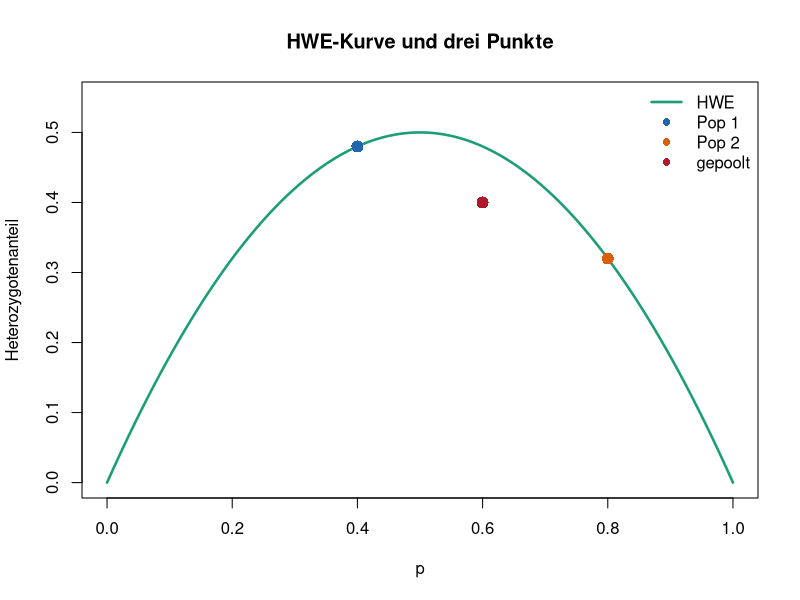

Here is the R script that generated this plot:
## ---- chunk 1
pop1 <- data.frame(AA = 16, AB = 48, BB = 36)
pop2 <- data.frame(AA = 64, AB = 32, BB = 4)
## ---- chunk 2
zusammenfassen <- function(d) {
  n <- d$AA + d$AB + d$BB
  p <- (2 * d$AA + d$AB) / (2 * n)
  data.frame(
    n = n,
    p = p,
    f_AA = d$AA / n,
    f_AB = d$AB / n,
    f_BB = d$BB / n,
    hwe_AA = p^2,
    hwe_AB = 2 * p * (1 - p),
    hwe_BB = (1 - p)^2
  )
}

zusammenfassen(pop1)
zusammenfassen(pop2)
## ---- chunk 3
pool <- pop1 + pop2
zusammenfassen(pool)
## ---- chunk 4
#| fig-height: 4.4
#| fig-width: 7
p_grid <- seq(0, 1, length.out = 201)
plot(p_grid, 2 * p_grid * (1 - p_grid), type = "l", lwd = 2.5,
     col = "#1b9e77", ylim = c(0, 0.55),
     xlab = "p", ylab = "Heterozygotenanteil",
     main = "HWE-Kurve und drei Punkte")
punkte <- rbind(
  zusammenfassen(pop1),
  zusammenfassen(pop2),
  zusammenfassen(pool)
)
points(punkte$p, punkte$f_AB, pch = 16, cex = 1.6,
       col = c("#2166ac", "#d95f02", "#b2182b"))
legend("topright", c("HWE", "Pop 1", "Pop 2", "gepoolt"),
       col = c("#1b9e77", "#2166ac", "#d95f02", "#b2182b"),
       lwd = c(2.5, NA, NA, NA), pch = c(NA, 16, 16, 16), bty = "n")
